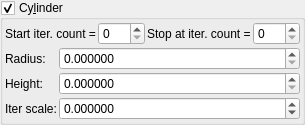
    <widget class="MyGroupBox" name="groupCheck_transf_function_enabledG_false">
     <property name="title">
      <string>Cy&amp;linder</string>
     </property>
     <property name="checkable">
      <bool>true</bool>
     </property>
     <layout class="QVBoxLayout" name="verticalLayout_16" stretch="0,0">
      <property name="spacing">
       <number>2</number>
      </property>
      <property name="leftMargin">
       <number>2</number>
      </property>
      <property name="topMargin">
       <number>2</number>
      </property>
      <property name="rightMargin">
       <number>2</number>
      </property>
      <property name="bottomMargin">
       <number>2</number>
      </property>
      <item>
       <layout class="QHBoxLayout" name="horizontalLayout_4" stretch="0,1,0,1">
        <property name="topMargin">
         <number>0</number>
        </property>
        <item>
         <widget class="QLabel" name="label_77">
          <property name="text">
           <string>Start iter. count =</string>
          </property>
          <property name="wordWrap">
           <bool>true</bool>
          </property>
         </widget>
        </item>
        <item>
         <widget class="MySpinBox" name="spinboxInt_transf_start_iterations">
          <property name="sizePolicy">
           <sizepolicy hsizetype="Minimum" vsizetype="Maximum">
            <horstretch>0</horstretch>
            <verstretch>0</verstretch>
           </sizepolicy>
          </property>
          <property name="minimum">
           <number>0</number>
          </property>
          <property name="maximum">
           <number>999</number>
          </property>
          <property name="value">
           <number>0</number>
          </property>
         </widget>
        </item>
        <item>
         <widget class="QLabel" name="label_62">
          <property name="text">
           <string>Stop at iter. count =</string>
          </property>
          <property name="wordWrap">
           <bool>true</bool>
          </property>
         </widget>
        </item>
        <item>
         <widget class="MySpinBox" name="spinboxInt_transf_stop_iterations">
          <property name="sizePolicy">
           <sizepolicy hsizetype="Preferred" vsizetype="Maximum">
            <horstretch>0</horstretch>
            <verstretch>0</verstretch>
           </sizepolicy>
          </property>
          <property name="maximum">
           <number>999</number>
          </property>
         </widget>
        </item>
       </layout>
      </item>
      <item>
       <layout class="QGridLayout" name="gridLayout_32" columnstretch="0,1">
        <property name="spacing">
         <number>2</number>
        </property>
        <item row="1" column="1">
         <widget class="MyDoubleSpinBox" name="spinbox_transf_radius_1">
          <property name="sizePolicy">
           <sizepolicy hsizetype="Minimum" vsizetype="Maximum">
            <horstretch>0</horstretch>
            <verstretch>0</verstretch>
           </sizepolicy>
          </property>
          <property name="prefix">
           <string/>
          </property>
          <property name="suffix">
           <string/>
          </property>
          <property name="decimals">
           <number>6</number>
          </property>
          <property name="minimum">
           <double>0.000000000000000</double>
          </property>
          <property name="maximum">
           <double>99.998999999999995</double>
          </property>
          <property name="singleStep">
           <double>0.100000000000000</double>
          </property>
         </widget>
        </item>
        <item row="1" column="0">
         <widget class="QLabel" name="label_9">
          <property name="text">
           <string>Radius:</string>
          </property>
         </widget>
        </item>
        <item row="3" column="0">
         <widget class="QLabel" name="label_10">
          <property name="text">
           <string>Iter scale:</string>
          </property>
         </widget>
        </item>
        <item row="3" column="1">
         <widget class="MyDoubleSpinBox" name="spinbox_transf_scale">
          <property name="sizePolicy">
           <sizepolicy hsizetype="Minimum" vsizetype="Maximum">
            <horstretch>0</horstretch>
            <verstretch>0</verstretch>
           </sizepolicy>
          </property>
          <property name="prefix">
           <string/>
          </property>
          <property name="suffix">
           <string/>
          </property>
          <property name="decimals">
           <number>6</number>
          </property>
          <property name="minimum">
           <double>-100000.000000000000000</double>
          </property>
          <property name="maximum">
           <double>100000.000000000000000</double>
          </property>
          <property name="singleStep">
           <double>0.100000000000000</double>
          </property>
         </widget>
        </item>
        <item row="2" column="0">
         <widget class="QLabel" name="label_11">
          <property name="text">
           <string>Height:</string>
          </property>
         </widget>
        </item>
        <item row="2" column="1">
         <widget class="MyDoubleSpinBox" name="spinbox_transf_offsetA_1">
          <property name="sizePolicy">
           <sizepolicy hsizetype="Minimum" vsizetype="Maximum">
            <horstretch>0</horstretch>
            <verstretch>0</verstretch>
           </sizepolicy>
          </property>
          <property name="prefix">
           <string/>
          </property>
          <property name="suffix">
           <string/>
          </property>
          <property name="decimals">
           <number>6</number>
          </property>
          <property name="minimum">
           <double>0.000000000000000</double>
          </property>
          <property name="maximum">
           <double>99.998999999999995</double>
          </property>
          <property name="singleStep">
           <double>0.100000000000000</double>
          </property>
         </widget>
        </item>
       </layout>
      </item>
     </layout>
    </widget>
